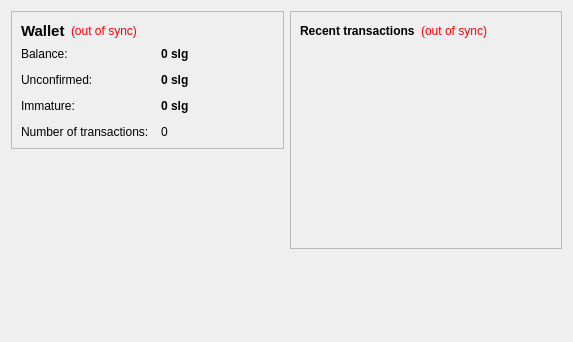
<?xml version="1.0" encoding="UTF-8"?>
<ui version="4.0">
 <class>OverviewPage</class>
 <widget class="QWidget" name="OverviewPage">
  <property name="geometry">
   <rect>
    <x>0</x>
    <y>0</y>
    <width>573</width>
    <height>342</height>
   </rect>
  </property>
  <property name="windowTitle">
   <string>Form</string>
  </property>
  <layout class="QHBoxLayout" name="horizontalLayout" stretch="1,1">
   <item>
    <layout class="QVBoxLayout" name="verticalLayout_2">
     <item>
      <widget class="QFrame" name="frame">
       <property name="frameShape">
        <enum>QFrame::StyledPanel</enum>
       </property>
       <property name="frameShadow">
        <enum>QFrame::Raised</enum>
       </property>
       <layout class="QVBoxLayout" name="verticalLayout_4">
        <item>
         <layout class="QHBoxLayout" name="horizontalLayout_4">
          <item>
           <widget class="QLabel" name="label_5">
            <property name="font">
             <font>
              <pointsize>11</pointsize>
              <weight>75</weight>
              <bold>true</bold>
             </font>
            </property>
            <property name="text">
             <string>Wallet</string>
            </property>
           </widget>
          </item>
          <item>
           <widget class="QLabel" name="labelWalletStatus">
            <property name="toolTip">
             <string>The displayed information may be out of date. Your wallet automatically synchronizes with the slugcoin network after a connection is established, but this process has not completed yet.</string>
            </property>
            <property name="styleSheet">
             <string notr="true">QLabel { color: red; }</string>
            </property>
            <property name="text">
             <string notr="true">(out of sync)</string>
            </property>
            <property name="alignment">
             <set>Qt::AlignLeading|Qt::AlignLeft|Qt::AlignVCenter</set>
            </property>
           </widget>
          </item>
          <item>
           <spacer name="horizontalSpacer_2">
            <property name="orientation">
             <enum>Qt::Horizontal</enum>
            </property>
            <property name="sizeHint" stdset="0">
             <size>
              <width>40</width>
              <height>20</height>
             </size>
            </property>
           </spacer>
          </item>
         </layout>
        </item>
        <item>
         <layout class="QFormLayout" name="formLayout_2">
          <property name="fieldGrowthPolicy">
           <enum>QFormLayout::AllNonFixedFieldsGrow</enum>
          </property>
          <property name="horizontalSpacing">
           <number>12</number>
          </property>
          <property name="verticalSpacing">
           <number>12</number>
          </property>
          <item row="0" column="0">
           <widget class="QLabel" name="label">
            <property name="text">
             <string>Balance:</string>
            </property>
           </widget>
          </item>
          <item row="0" column="1">
           <widget class="QLabel" name="labelBalance">
            <property name="font">
             <font>
              <weight>75</weight>
              <bold>true</bold>
             </font>
            </property>
            <property name="cursor">
             <cursorShape>IBeamCursor</cursorShape>
            </property>
            <property name="toolTip">
             <string>Your current balance</string>
            </property>
            <property name="text">
             <string notr="true">0 slg</string>
            </property>
            <property name="textInteractionFlags">
             <set>Qt::LinksAccessibleByMouse|Qt::TextSelectableByKeyboard|Qt::TextSelectableByMouse</set>
            </property>
           </widget>
          </item>
          <item row="1" column="0">
           <widget class="QLabel" name="label_3">
            <property name="text">
             <string>Unconfirmed:</string>
            </property>
           </widget>
          </item>
          <item row="1" column="1">
           <widget class="QLabel" name="labelUnconfirmed">
            <property name="font">
             <font>
              <weight>75</weight>
              <bold>true</bold>
             </font>
            </property>
            <property name="cursor">
             <cursorShape>IBeamCursor</cursorShape>
            </property>
            <property name="toolTip">
             <string>Total of transactions that have yet to be confirmed, and do not yet count toward the current balance</string>
            </property>
            <property name="text">
             <string notr="true">0 slg</string>
            </property>
            <property name="textInteractionFlags">
             <set>Qt::LinksAccessibleByMouse|Qt::TextSelectableByKeyboard|Qt::TextSelectableByMouse</set>
            </property>
           </widget>
          </item>
          <item row="3" column="0">
           <widget class="QLabel" name="label_2">
            <property name="text">
             <string>Number of transactions:</string>
            </property>
           </widget>
          </item>
          <item row="3" column="1">
           <widget class="QLabel" name="labelNumTransactions">
            <property name="toolTip">
             <string>Total number of transactions in wallet</string>
            </property>
            <property name="text">
             <string notr="true">0</string>
            </property>
           </widget>
          </item>
          <item row="2" column="0">
           <widget class="QLabel" name="labelImmatureText">
            <property name="text">
             <string>Immature:</string>
            </property>
           </widget>
          </item>
          <item row="2" column="1">
           <widget class="QLabel" name="labelImmature">
            <property name="font">
             <font>
              <weight>75</weight>
              <bold>true</bold>
             </font>
            </property>
            <property name="toolTip">
             <string>Mined balance that has not yet matured</string>
            </property>
            <property name="text">
             <string notr="true">0 slg</string>
            </property>
            <property name="textInteractionFlags">
             <set>Qt::LinksAccessibleByMouse|Qt::TextSelectableByKeyboard|Qt::TextSelectableByMouse</set>
            </property>
           </widget>
          </item>
         </layout>
        </item>
       </layout>
      </widget>
     </item>
     <item>
      <spacer name="verticalSpacer">
       <property name="orientation">
        <enum>Qt::Vertical</enum>
       </property>
       <property name="sizeHint" stdset="0">
        <size>
         <width>20</width>
         <height>40</height>
        </size>
       </property>
      </spacer>
     </item>
    </layout>
   </item>
   <item>
    <layout class="QVBoxLayout" name="verticalLayout_3">
     <item>
      <widget class="QFrame" name="frame_2">
       <property name="frameShape">
        <enum>QFrame::StyledPanel</enum>
       </property>
       <property name="frameShadow">
        <enum>QFrame::Raised</enum>
       </property>
       <layout class="QVBoxLayout" name="verticalLayout">
        <item>
         <layout class="QHBoxLayout" name="horizontalLayout_2">
          <item>
           <widget class="QLabel" name="label_4">
            <property name="text">
             <string>&lt;b&gt;Recent transactions&lt;/b&gt;</string>
            </property>
           </widget>
          </item>
          <item>
           <widget class="QLabel" name="labelTransactionsStatus">
            <property name="toolTip">
             <string>The displayed information may be out of date. Your wallet automatically synchronizes with the slugcoin network after a connection is established, but this process has not completed yet.</string>
            </property>
            <property name="styleSheet">
             <string notr="true">QLabel { color: red; }</string>
            </property>
            <property name="text">
             <string notr="true">(out of sync)</string>
            </property>
            <property name="alignment">
             <set>Qt::AlignRight|Qt::AlignTrailing|Qt::AlignVCenter</set>
            </property>
           </widget>
          </item>
          <item>
           <spacer name="horizontalSpacer">
            <property name="orientation">
             <enum>Qt::Horizontal</enum>
            </property>
            <property name="sizeHint" stdset="0">
             <size>
              <width>40</width>
              <height>20</height>
             </size>
            </property>
           </spacer>
          </item>
         </layout>
        </item>
        <item>
         <widget class="QListView" name="listTransactions">
          <property name="styleSheet">
           <string notr="true">QListView { background: transparent; }</string>
          </property>
          <property name="frameShape">
           <enum>QFrame::NoFrame</enum>
          </property>
          <property name="verticalScrollslgPolicy">
           <enum>Qt::ScrollslgAlwaysOff</enum>
          </property>
          <property name="horizontalScrollslgPolicy">
           <enum>Qt::ScrollslgAlwaysOff</enum>
          </property>
          <property name="selectionMode">
           <enum>QAbstractItemView::NoSelection</enum>
          </property>
         </widget>
        </item>
       </layout>
      </widget>
     </item>
     <item>
      <spacer name="verticalSpacer_2">
       <property name="orientation">
        <enum>Qt::Vertical</enum>
       </property>
       <property name="sizeHint" stdset="0">
        <size>
         <width>20</width>
         <height>40</height>
        </size>
       </property>
      </spacer>
     </item>
    </layout>
   </item>
  </layout>
 </widget>
 <resources/>
 <connections/>
</ui>
